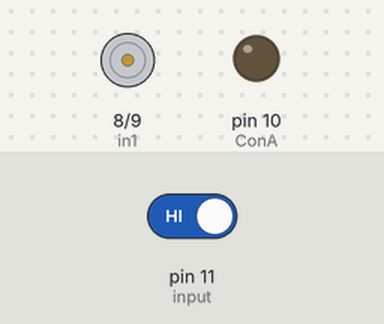
The sketch below on a simulated Arduino Uno, built with avr-gcc and run on an emulated ATmega328P. On the bench: motor-driver pin pairs drawn as motors (green arrow = first pin HIGH = forward, orange = second pin HIGH = backward, longer = more drive), output pins drawn as LEDs (lit = HIGH). The inputs (shaded band) are chosen by the test bench; at power-on: pin 11 (input) HIGH. What the sketch prints to the serial monitor is not drawn.

Above: at 1.2 s.
1.3 s: pin 11 (input) driven LOW
At 2.2 s:
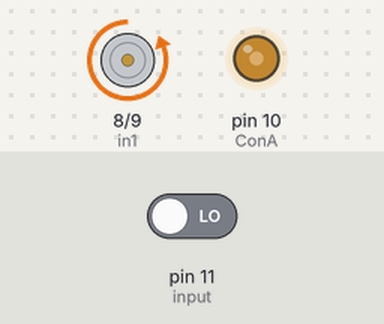
2.9 s: pin 11 (input) driven HIGH
At 3.5 s:
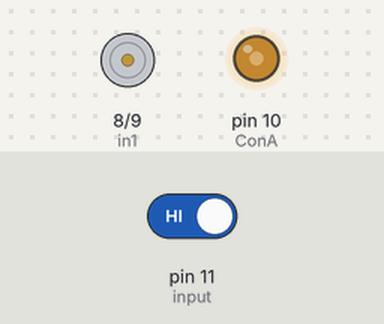
Timing chart, 0 to 5.9 s (numbered marks = the images above; inputs shaded):
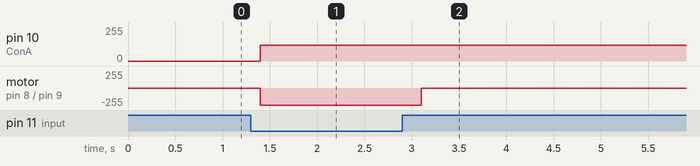

Measured:
- after the input at 1.3 s, pin 10 (ConA): 0/255 → 120/255 after 0.10 s; motor on pin 8 (in1) / pin 9 (in2): stopped → backward 255/255 after 0.10 s
- after the input at 2.9 s, motor on pin 8 (in1) / pin 9 (in2): backward 255/255 → stopped after 0.20 s

The sketch:

STUDIO_03_DCMO_ONESPEED.ino
```cpp
//This code is to control the speed of a DC motor by a potentiometer using l298n driver
//We read the value from the analog input, calibrate it then inject to the module
int in1 = 8; // Declaring where our module is wired
int in2 = 9;
int ConA = 10; // Don't forget this is a PWM DI/DO
int sp1 = 50;
int sp2 = 75;
int sp3 = 120;
int sp4 = 180;
int sp5 = 255;
int d = 1500;
int input = 11;


void setup() {
  pinMode(in1, OUTPUT);
  pinMode(in2, OUTPUT);
  pinMode(ConA, OUTPUT);
  pinMode(input, INPUT);
  Serial.begin(9600);

digitalWrite(in1, LOW); // Stop motor
digitalWrite(in2, LOW);
}


void motorOnSequence() {
  digitalWrite(in1, LOW); // Set direction
  digitalWrite(in2, HIGH);

  analogWrite(ConA, sp3); // Set motor speed
  delay(d);
}
void motorOff() {
  digitalWrite(in1, LOW); // Stop motor
  digitalWrite(in2, LOW);
}

void loop() {
  bool inputState = digitalRead(input);

  Serial.print(inputState);

  if (inputState == false) {
   motorOnSequence();
 }


else {
 motorOff();
 }

 delay(200);

}
```
